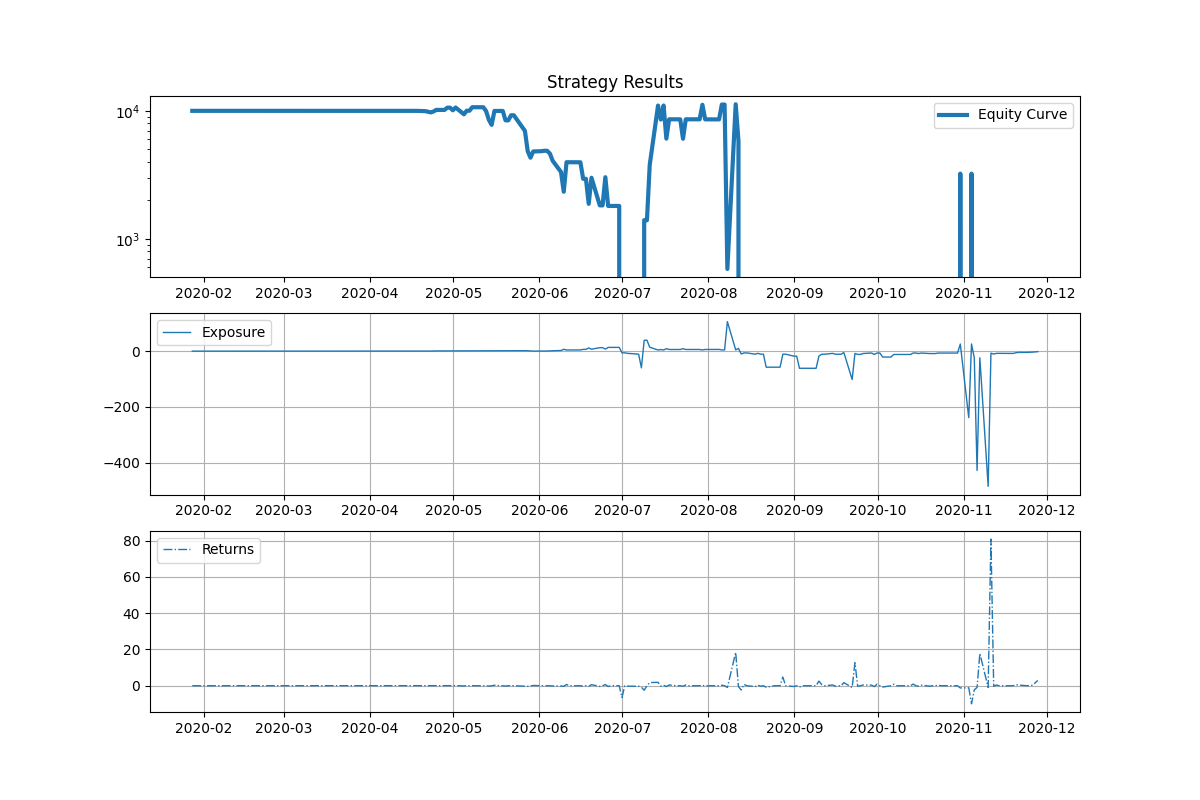

Generate this figure with Python:
# Import Zipline functions that we need
from zipline import run_algorithm
from zipline.api import order_target_percent, symbol
import pandas as pd
# Import date and time zone libraries
from datetime import datetime
import pytz

# Import visualization
import matplotlib.pyplot as plt


def initialize(context):
    # Which stock to trade
    context.stock = symbol('dcm')
    
    # Moving average window
    context.index_average_window = 100
    
def handle_data(context, data):
    # Request history for the stock
    equities_hist = data.history(context.stock, "close", 
                                 context.index_average_window, "1d")
    
    # Check if price is above moving average
    if equities_hist[-1] > equities_hist.mean():
        stock_weight = 1.0
    else:
        stock_weight = 0.0
    
    # Place order
    order_target_percent(context.stock, stock_weight)

def analyze(context, perf):
    fig = plt.figure(figsize=(12, 8))
    
    # First chart
    ax = fig.add_subplot(311)
    ax.set_title('Strategy Results')
    ax.semilogy(perf['portfolio_value'], linestyle='-', 
                label='Equity Curve', linewidth=3.0)
    ax.legend()
    ax.grid(False)
    
    # Second chart
    ax = fig.add_subplot(312)
    ax.plot(perf['gross_leverage'], 
            label='Exposure', linestyle='-', linewidth=1.0)
    ax.legend()
    ax.grid(True)

    # Third chart
    ax = fig.add_subplot(313)
    ax.plot(perf['returns'], label='Returns', linestyle='-.', linewidth=1.0)
    ax.legend()
    ax.grid(True)
    fig.savefig('zp_dcm.png')

# Set start and end date
# start_date = datetime(2019, 9, 3, tzinfo=pytz.UTC)
# end_date = datetime(2020, 11, 27, tzinfo=pytz.UTC)
# pandas compilant timestamp
# need to start early because of 100 day rolling window
start_date = pd.Timestamp('2020-01-27', tz='utc')
end_date = pd.Timestamp('2020-11-27', tz='utc')
# Fire off the backtest
results = run_algorithm(
    start=start_date, 
    end=end_date, 
    initialize=initialize, 
    analyze=analyze, 
    handle_data=handle_data, 
    capital_base=10000, 
    bundle='dcm_firstbt' 
)